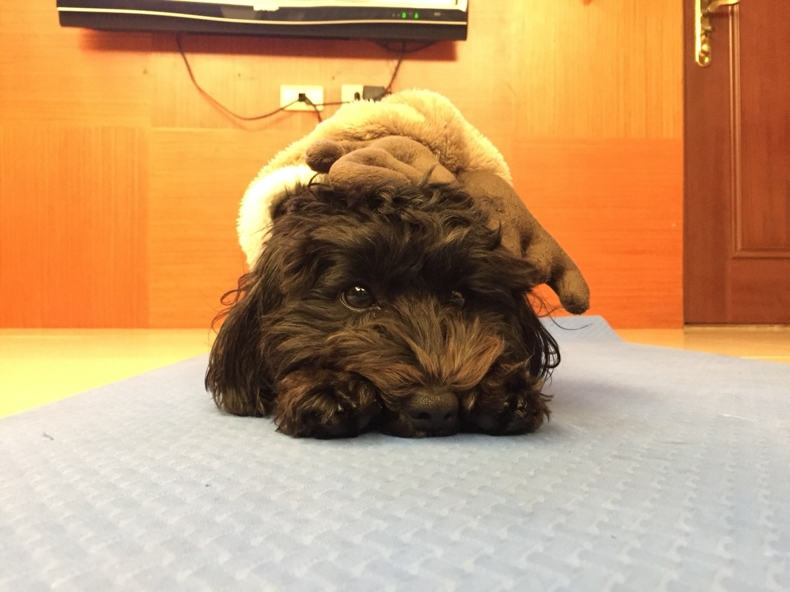
#> input picture blackdog.jpg, 790 x 592 px
$ jupyter execute 20180320.ipynb   (older library calls are emulated)
#> lines starting #> are read from the running program, lines starting #| are printed output that depends on the picture
# Scikit image

[cell 1]
from skimage import io


img1=io.imread('blackdog.jpg',as_grey=True)
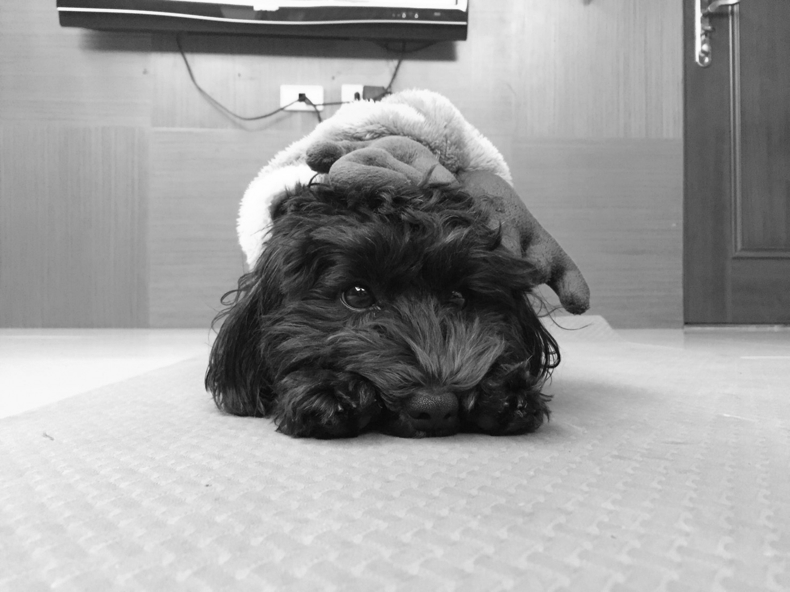
#> img1: shape (592, 790) float64; min 0.0285, max 1, mean 0.62


print(type(img1))
#| <class 'numpy.ndarray'>
print(img1.shape)
#| (592, 790)
io.imshow(img1)


io.show()


$ run again, with 0413.jpg copied over blackdog.jpg
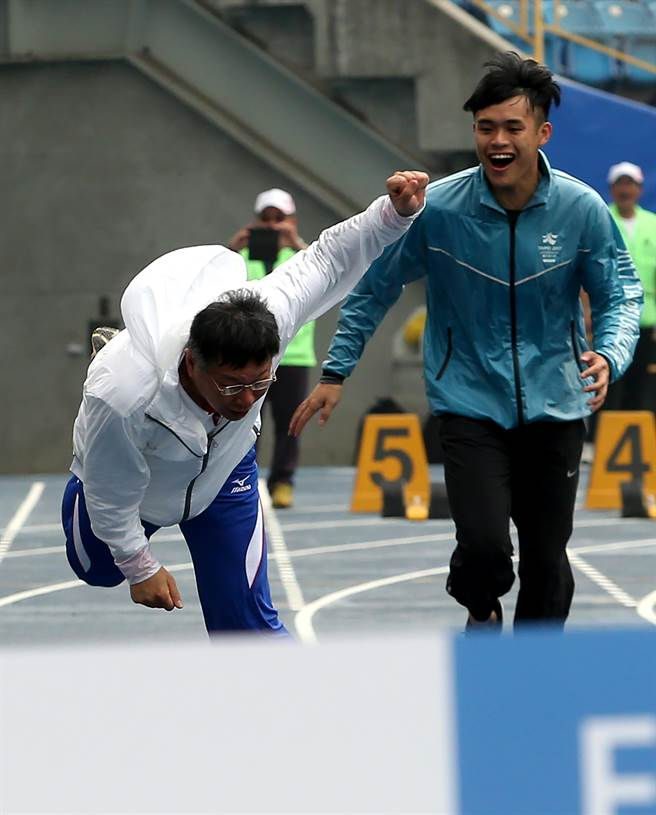
#> input picture 0413.jpg, 656 x 815 px
#> `img1=io.imread('blackdog.jpg',as_grey=True)`:
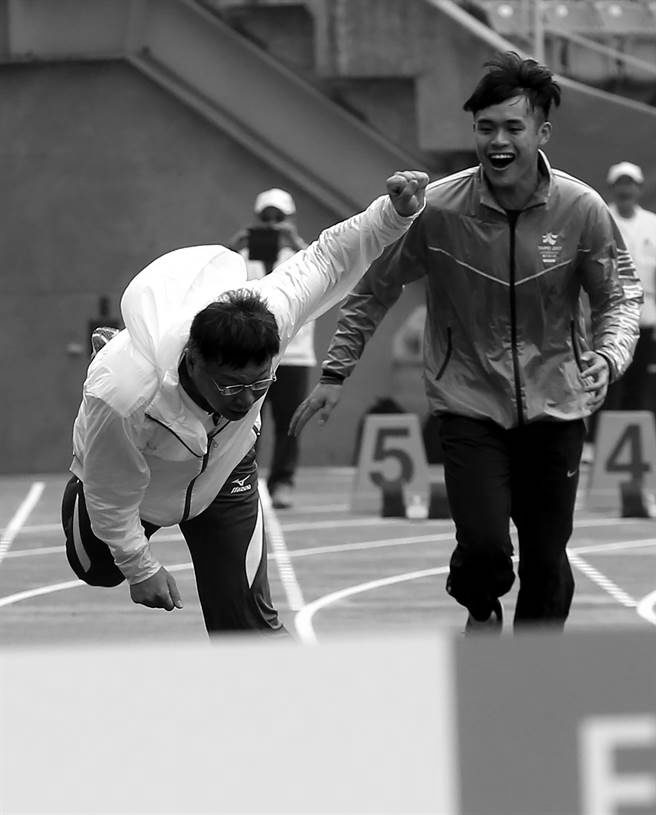
#> img1: shape (815, 656) float64; min 0, max 1, mean 0.471
#| <class 'numpy.ndarray'>
#| (815, 656)

$ run again, with 0417.jpg copied over blackdog.jpg
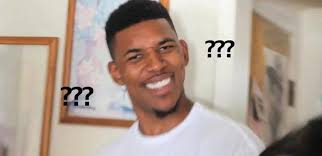
#> input picture 0417.jpg, 322 x 156 px
#> `img1=io.imread('blackdog.jpg',as_grey=True)`:
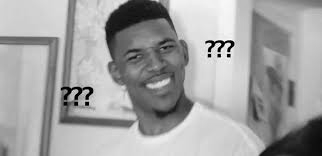
#> img1: shape (156, 322) float64; min 0, max 0.999, mean 0.635
#| <class 'numpy.ndarray'>
#| (156, 322)
